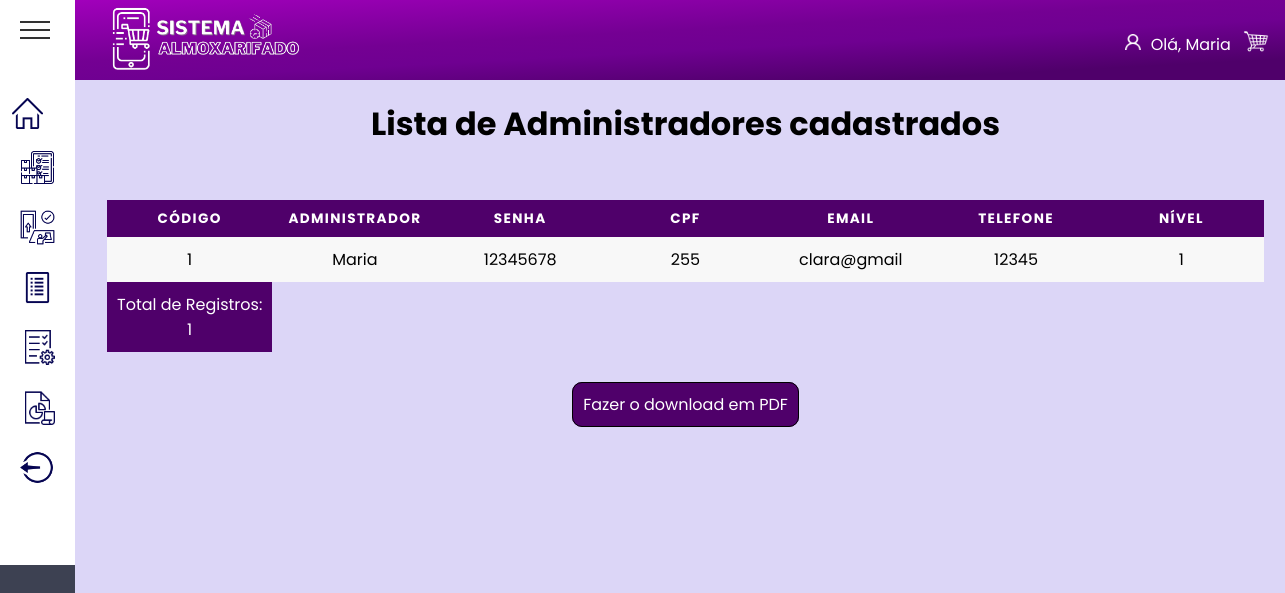
The app's page /View/Pages/Admin/listarAdmins.php (signed in) with its own data.
### tables this page shows
create table usuarios(
id_user integer auto_increment key,
nome_user varchar (30),
senha varchar(10),
cpf varchar (15) unique, 
email_user varchar (120),
telefone varchar (16),
nivel integer);

### View/Pages/Admin/listarAdmins.php (the view, shortened to what this page needs)
<?php
include_once dirname(__DIR__, 3) . '/banco.php';
?>
<!DOCTYPE html>
<html lang="pt-BR">
<head>
    <link rel="stylesheet" href="/final_php/assets/global.css">
    <link rel="stylesheet" href="/final_php/assets/listarUser.css">
    <link rel="stylesheet" href="/final_php/assets/template.css">
</head>
<body>
    <?php include dirname(__DIR__, 3) . "/template/header.php"; ?>
    <?php include dirname(__DIR__, 3) . "/template/aside.php"; ?>
    <main class="main">
        <h1 class="title"> Lista de Administradores cadastrados</h1>
        <div class="container">
            <table rules="all">
                <thead>
                    <tr>
                        <th> Código</th>
                        <th> Administrador</th>
                        <th> Senha</th>
                        <th> CPF</th>
                        <th> Email</th>
                        <th> Telefone</th>
                        <th> Nível</th>
                    </tr>
                </thead>
                <tbody>
                    <?php
                    $sql_consulta = mysqli_query($conn, "SELECT * FROM usuarios where nivel='1'");
                    $total = mysqli_num_rows($sql_consulta);
                    while ($linhas = mysqli_fetch_array($sql_consulta)) { ?>
                        <tr>
                            <td data-label="Código"> <?= $linhas[0] ?> </td>
                            <td data-label="Usuário"> <?= $linhas[1] ?> </td>
                            <td data-label="Senha"> <?= $linhas[2] ?></td>
                            <td data-label="CPF"> <?= $linhas[3] ?></td>
                            <td data-label="E-mail"> <?= $linhas[4] ?></td>
                            <td data-label="Telefone"> <?= $linhas[5] ?></td>
                            <td data-label="Nível"> <?= $linhas[6] ?></td>
                        </tr>
                    <?php } ?>
                    <tr class="total">
                        <td>Total de Registros: <?= $total ?></td>
                    </tr>
                </tbody>
            </table>
            <div class="opcoes" style="text-align: center; margin: 40px 50px">
                <a style="border: 1px solid black; border-radius: 10px; background-color: rgb(79,0,106); padding: 10px;" href="relat_user.php">Fazer o download em PDF</a>
            </div>
    </main>
</body>
</html>

### assets/global.css (style rules this page uses)
* { margin: 0; padding: 0; box-sizing: border-box; font-family: "Josefin Sans", sans-serif; }
*, button, input { border: 0; background-color: none; font-size: -apple-system, system-ui, BlinkMacSystemFont, "Segoe UI", Roboto, "Helvetica Neue", Ubuntu, Arial, sans-serif; }
a { text-decoration: none; list-style: none; color: white; }
h1 { text-align: center; }

### assets/listarUser.css (style rules this page uses)
.container { padding: 2rem; }
.title { text-align: center; padding: 20px; }
table { border-collapse: collapse; margin-left: 0%; padding: 0; width: 100%; table-layout: fixed; }
table tr { background-color: #f8f8f8; padding: 0.35em; }
table th, table td { padding: 0.625em; text-align: center; }
table th { font-size: 0.85em; letter-spacing: 0.1em; text-transform: uppercase; background-color: rgb(79, 0, 106); color: #fff; }
table td { word-wrap: break-word; }
.total td { background-color: rgb(79, 0, 106); color: #fff; }

### assets/template.css (style rules this page uses)
body { overflow: hidden; display: grid; grid-template-columns: 1fr 25fr; grid-template-rows: 80px 1fr 80px; grid-template-areas: "aside header" "aside main" "aside footer"; height: 100vh; background: #DCD6F7; }
.main { grid-area: main; overflow-y: scroll; padding: 0 4rem 0 0; }

### template/aside.php (style rules this page uses)
* { margin: 0; padding: 0; box-sizing: border-box; font-family: 'Poppins', sans-serif; }

### records on screen
usuarios: id_user "1", nome_user "Maria", senha "12345678", cpf "255", email_user "clara@gmail", telefone "12345", nivel "1"

### other values on screen
$_SESSION['username'] "Maria"
$total "1"
